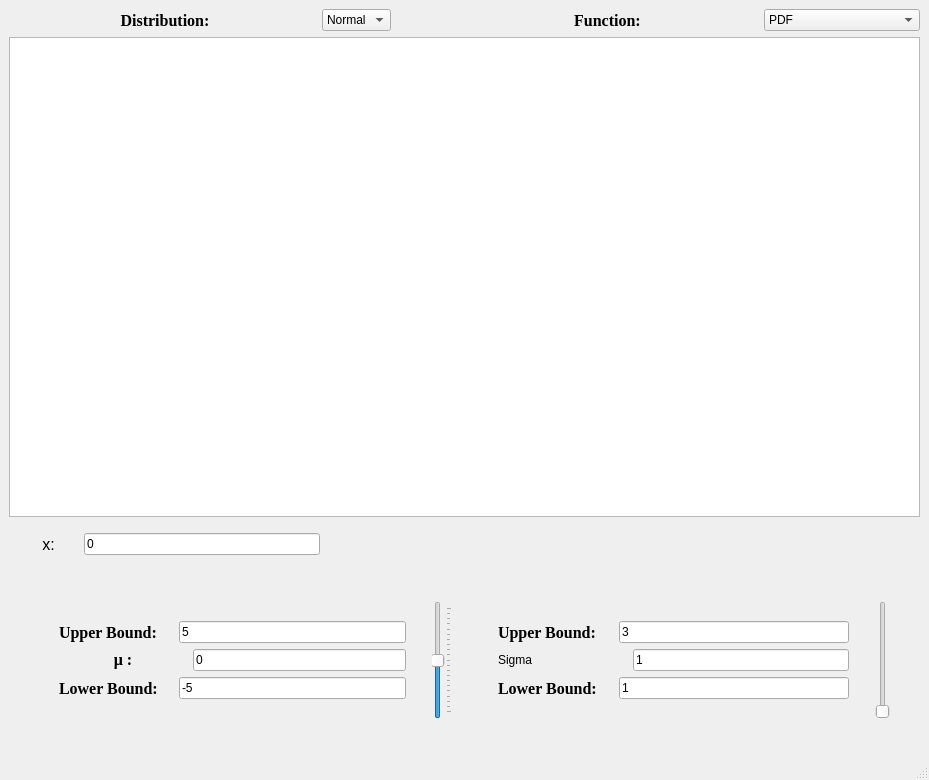
<?xml version="1.0" encoding="UTF-8"?>
<ui version="4.0">
 <class>MainWindow</class>
 <widget class="QMainWindow" name="MainWindow">
  <property name="geometry">
   <rect>
    <x>0</x>
    <y>0</y>
    <width>929</width>
    <height>780</height>
   </rect>
  </property>
  <property name="windowTitle">
   <string>MainWindow</string>
  </property>
  <widget class="QWidget" name="centralwidget">
   <layout class="QVBoxLayout" name="verticalLayout_5">
    <item>
     <layout class="QVBoxLayout" name="verticalLayout_4" stretch="1,5,0,1">
      <item>
       <layout class="QHBoxLayout" name="horizontalLayout_13" stretch="2,0,0,2,1">
        <property name="spacing">
         <number>1</number>
        </property>
        <item>
         <widget class="QLabel" name="label_10">
          <property name="font">
           <font>
            <family>Times New Roman</family>
            <pointsize>12</pointsize>
            <weight>75</weight>
            <bold>true</bold>
           </font>
          </property>
          <property name="text">
           <string>Distribution:</string>
          </property>
          <property name="alignment">
           <set>Qt::AlignCenter</set>
          </property>
         </widget>
        </item>
        <item>
         <widget class="QComboBox" name="CBX_distribution">
          <item>
           <property name="text">
            <string>Normal</string>
           </property>
          </item>
          <item>
           <property name="text">
            <string>T</string>
           </property>
          </item>
         </widget>
        </item>
        <item>
         <spacer name="horizontalSpacer">
          <property name="orientation">
           <enum>Qt::Horizontal</enum>
          </property>
          <property name="sizeType">
           <enum>QSizePolicy::Fixed</enum>
          </property>
          <property name="sizeHint" stdset="0">
           <size>
            <width>60</width>
            <height>20</height>
           </size>
          </property>
         </spacer>
        </item>
        <item>
         <widget class="QLabel" name="label_11">
          <property name="font">
           <font>
            <family>Times New Roman</family>
            <pointsize>12</pointsize>
            <weight>75</weight>
            <bold>true</bold>
           </font>
          </property>
          <property name="text">
           <string>Function:</string>
          </property>
          <property name="alignment">
           <set>Qt::AlignCenter</set>
          </property>
         </widget>
        </item>
        <item>
         <widget class="QComboBox" name="CBX_function">
          <item>
           <property name="text">
            <string>PDF</string>
           </property>
          </item>
          <item>
           <property name="text">
            <string>CDF</string>
           </property>
          </item>
         </widget>
        </item>
       </layout>
      </item>
      <item>
       <widget class="PlotWidget" name="gViews"/>
      </item>
      <item>
       <layout class="QHBoxLayout" name="horizontalLayout_14" stretch="1,4,10">
        <property name="leftMargin">
         <number>10</number>
        </property>
        <property name="topMargin">
         <number>10</number>
        </property>
        <property name="rightMargin">
         <number>10</number>
        </property>
        <property name="bottomMargin">
         <number>10</number>
        </property>
        <item>
         <widget class="QLabel" name="label_12">
          <property name="font">
           <font>
            <pointsize>12</pointsize>
           </font>
          </property>
          <property name="text">
           <string>x:</string>
          </property>
          <property name="alignment">
           <set>Qt::AlignCenter</set>
          </property>
         </widget>
        </item>
        <item>
         <widget class="QLineEdit" name="LE_x_vlaue">
          <property name="text">
           <string>0</string>
          </property>
         </widget>
        </item>
        <item>
         <spacer name="horizontalSpacer_2">
          <property name="orientation">
           <enum>Qt::Horizontal</enum>
          </property>
          <property name="sizeHint" stdset="0">
           <size>
            <width>40</width>
            <height>20</height>
           </size>
          </property>
         </spacer>
        </item>
       </layout>
      </item>
      <item>
       <layout class="QHBoxLayout" name="horizontalLayout_12">
        <property name="leftMargin">
         <number>20</number>
        </property>
        <property name="topMargin">
         <number>20</number>
        </property>
        <property name="rightMargin">
         <number>20</number>
        </property>
        <property name="bottomMargin">
         <number>20</number>
        </property>
        <item>
         <layout class="QHBoxLayout" name="horizontalLayout_4">
          <property name="leftMargin">
           <number>10</number>
          </property>
          <property name="topMargin">
           <number>10</number>
          </property>
          <property name="rightMargin">
           <number>10</number>
          </property>
          <property name="bottomMargin">
           <number>10</number>
          </property>
          <item>
           <layout class="QVBoxLayout" name="verticalLayout">
            <property name="leftMargin">
             <number>20</number>
            </property>
            <property name="topMargin">
             <number>20</number>
            </property>
            <property name="rightMargin">
             <number>20</number>
            </property>
            <property name="bottomMargin">
             <number>20</number>
            </property>
            <item>
             <layout class="QHBoxLayout" name="horizontalLayout" stretch="1,2">
              <item>
               <widget class="QLabel" name="label">
                <property name="font">
                 <font>
                  <family>Times New Roman</family>
                  <pointsize>12</pointsize>
                  <weight>75</weight>
                  <bold>true</bold>
                 </font>
                </property>
                <property name="text">
                 <string>Upper Bound:</string>
                </property>
               </widget>
              </item>
              <item>
               <widget class="QLineEdit" name="LE_upper">
                <property name="text">
                 <string>5</string>
                </property>
                <property name="cursorPosition">
                 <number>1</number>
                </property>
               </widget>
              </item>
             </layout>
            </item>
            <item>
             <layout class="QHBoxLayout" name="horizontalLayout_2" stretch="3,5">
              <item>
               <widget class="QLabel" name="label_3">
                <property name="font">
                 <font>
                  <family>Times New Roman</family>
                  <pointsize>12</pointsize>
                  <weight>75</weight>
                  <bold>true</bold>
                 </font>
                </property>
                <property name="layoutDirection">
                 <enum>Qt::LeftToRight</enum>
                </property>
                <property name="text">
                 <string>&amp;#956; :</string>
                </property>
                <property name="textFormat">
                 <enum>Qt::RichText</enum>
                </property>
                <property name="alignment">
                 <set>Qt::AlignCenter</set>
                </property>
               </widget>
              </item>
              <item>
               <widget class="QLineEdit" name="LE_mu">
                <property name="text">
                 <string>0</string>
                </property>
               </widget>
              </item>
             </layout>
            </item>
            <item>
             <layout class="QHBoxLayout" name="horizontalLayout_3" stretch="1,2">
              <item>
               <widget class="QLabel" name="label_2">
                <property name="font">
                 <font>
                  <family>Times New Roman</family>
                  <pointsize>12</pointsize>
                  <weight>75</weight>
                  <bold>true</bold>
                 </font>
                </property>
                <property name="text">
                 <string>Lower Bound:</string>
                </property>
               </widget>
              </item>
              <item>
               <widget class="QLineEdit" name="LE_lower">
                <property name="text">
                 <string>-5</string>
                </property>
               </widget>
              </item>
             </layout>
            </item>
           </layout>
          </item>
          <item>
           <widget class="QSlider" name="SLD_mu">
            <property name="minimum">
             <number>-10</number>
            </property>
            <property name="maximum">
             <number>10</number>
            </property>
            <property name="orientation">
             <enum>Qt::Vertical</enum>
            </property>
            <property name="tickPosition">
             <enum>QSlider::TicksBelow</enum>
            </property>
            <property name="tickInterval">
             <number>1</number>
            </property>
           </widget>
          </item>
         </layout>
        </item>
        <item>
         <layout class="QHBoxLayout" name="horizontalLayout_8">
          <property name="leftMargin">
           <number>10</number>
          </property>
          <property name="topMargin">
           <number>10</number>
          </property>
          <property name="rightMargin">
           <number>10</number>
          </property>
          <property name="bottomMargin">
           <number>10</number>
          </property>
          <item>
           <layout class="QVBoxLayout" name="verticalLayout_3">
            <property name="leftMargin">
             <number>20</number>
            </property>
            <property name="topMargin">
             <number>20</number>
            </property>
            <property name="rightMargin">
             <number>20</number>
            </property>
            <property name="bottomMargin">
             <number>20</number>
            </property>
            <item>
             <layout class="QHBoxLayout" name="horizontalLayout_9" stretch="1,2">
              <item>
               <widget class="QLabel" name="label_7">
                <property name="font">
                 <font>
                  <family>Times New Roman</family>
                  <pointsize>12</pointsize>
                  <weight>75</weight>
                  <bold>true</bold>
                 </font>
                </property>
                <property name="text">
                 <string>Upper Bound:</string>
                </property>
               </widget>
              </item>
              <item>
               <widget class="QLineEdit" name="LE_upper_sigma">
                <property name="text">
                 <string>3</string>
                </property>
               </widget>
              </item>
             </layout>
            </item>
            <item>
             <layout class="QHBoxLayout" name="horizontalLayout_10" stretch="3,5">
              <item>
               <widget class="QLabel" name="label_8">
                <property name="text">
                 <string>Sigma</string>
                </property>
               </widget>
              </item>
              <item>
               <widget class="QLineEdit" name="LE_sigma">
                <property name="text">
                 <string>1</string>
                </property>
               </widget>
              </item>
             </layout>
            </item>
            <item>
             <layout class="QHBoxLayout" name="horizontalLayout_11" stretch="1,2">
              <item>
               <widget class="QLabel" name="label_9">
                <property name="font">
                 <font>
                  <family>Times New Roman</family>
                  <pointsize>12</pointsize>
                  <weight>75</weight>
                  <bold>true</bold>
                 </font>
                </property>
                <property name="text">
                 <string>Lower Bound:</string>
                </property>
               </widget>
              </item>
              <item>
               <widget class="QLineEdit" name="LE_lower_sigma">
                <property name="text">
                 <string>1</string>
                </property>
               </widget>
              </item>
             </layout>
            </item>
           </layout>
          </item>
          <item>
           <widget class="QSlider" name="SLD_sigma">
            <property name="minimum">
             <number>1</number>
            </property>
            <property name="maximum">
             <number>10</number>
            </property>
            <property name="orientation">
             <enum>Qt::Vertical</enum>
            </property>
           </widget>
          </item>
         </layout>
        </item>
       </layout>
      </item>
     </layout>
    </item>
   </layout>
  </widget>
  <widget class="QMenuBar" name="menubar">
   <property name="geometry">
    <rect>
     <x>0</x>
     <y>0</y>
     <width>929</width>
     <height>25</height>
    </rect>
   </property>
  </widget>
  <widget class="QStatusBar" name="statusbar"/>
 </widget>
 <customwidgets>
  <customwidget>
   <class>PlotWidget</class>
   <extends>QGraphicsView</extends>
   <header location="global">pyqtgraph</header>
  </customwidget>
 </customwidgets>
 <resources/>
 <connections/>
</ui>
